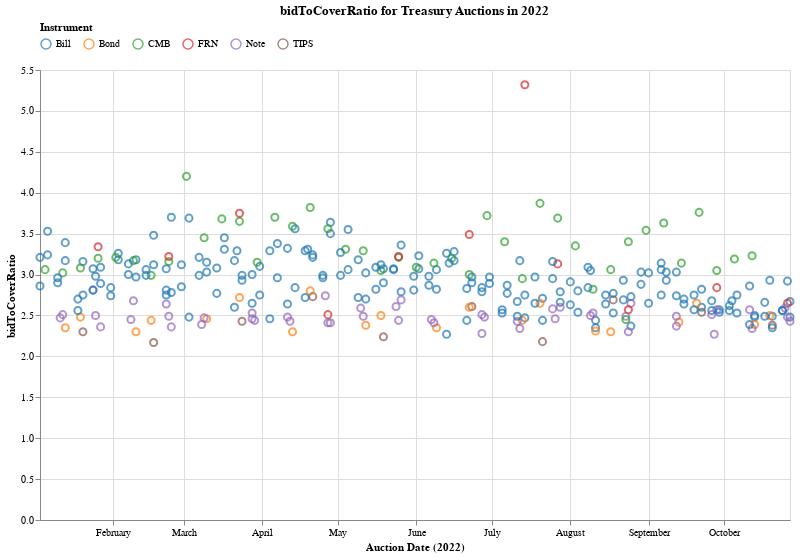

Notebook source saved alongside this figure:
### Markdown cell above
# US Treasury Auctions

---

Note: the bid-to-cover ratio is a measure of demand for a given instrument

A look at US federal debt issuance, according to auctions held by the US Treasury.

### Code cell
import pandas as pd
import numpy as np
import altair as alt

def makeNumeric(data, metric):
    data[metric] = data[metric].apply(pd.to_numeric)
    
    return data

def doChart(year, metric='bidToCoverRatio', instruments=['Bill', 'Bond', 'CMB', 'FRN', 'Note', 'TIPS']):
    url = 'https://www.treasurydirect.gov/TA_WS/securities/search?startDate={0}-01-01&endDate={0}-12-31&compact=false&dateFieldName=auctionDate'
    
    df = pd.read_json(url.format(year))

    df = makeNumeric(df, metric)
    
    recordFilter = ~df[metric].isnull()
    
    df_sub = df[recordFilter][['type', 'auctionDate', metric]]

    if metric == 'bidToCoverRatio':
        return alt.Chart(df_sub[df_sub.type.isin(instruments)]).mark_point(size=50).encode(
            alt.X('auctionDate:T', axis=alt.Axis(title=f"Auction Date ({year})")),
            alt.Y(f'{metric}:Q'),
            alt.Color('type:N', title='Instrument', legend=alt.Legend(orient='top'), scale=alt.Scale(scheme='category10')),
            tooltip=[alt.Tooltip('auctionDate:T'), alt.Tooltip('type:N'), alt.Tooltip(f'{metric}:Q')]
        ).properties(
            title=f"{metric} for Treasury Auctions in {year}",
            height=450,
            width=750,
            background='white'
        )     
    else:
        return alt.Chart(df_sub[df_sub.type.isin(instruments)]).mark_line().encode(
            alt.X('auctionDate:T', axis=alt.Axis(title=f"Auction Date ({year})")),
            alt.Y('{0}:Q'.format(metric)),
            alt.Color('type:N', title='Instrument', legend=alt.Legend(orient='top'), scale=alt.Scale(scheme='category10')),
            tooltip=[alt.Tooltip('auctionDate:T'), alt.Tooltip('type:N'), alt.Tooltip(f'{metric}:Q')]
        ).properties(
            title=f"{metric} for Treasury Auctions in {year}",
            height=450,
            width=750,
            background='white'
        )

doChart(2022).properties(width=750, height=450)

### Figure 1 — Vega-Lite specification as saved in the notebook (floating-point values rounded to 4 significant figures; data arrays with more than 128 entries replaced by an {"elided": "..."} marker saying what was removed)
{"config": {"view": {"continuousWidth": 400, "continuousHeight": 300}}, "data": {"name": "data-dd19898e60582d2c611d4e31795f9f81"}, "mark": {"type": "point", "size": 50}, "background": "white", "encoding": {"color": {"field": "type", "legend": {"orient": "top"}, "scale": {"scheme": "category10"}, "title": "Instrument", "type": "nominal"}, "tooltip": [{"field": "auctionDate", "type": "temporal"}, {"field": "type", "type": "nominal"}, {"field": "bidToCoverRatio", "type": "quantitative"}], "x": {"axis": {"title": "Auction Date (2022)"}, "field": "auctionDate", "type": "temporal"}, "y": {"field": "bidToCoverRatio", "type": "quantitative"}}, "height": 450, "title": "bidToCoverRatio for Treasury Auctions in 2022", "width": 750, "$schema": "https://vega.github.io/schema/vega-lite/v4.17.0.json", "datasets": {"data-dd19898e60582d2c611d4e31795f9f81": {"elided": "317 records"}}}
